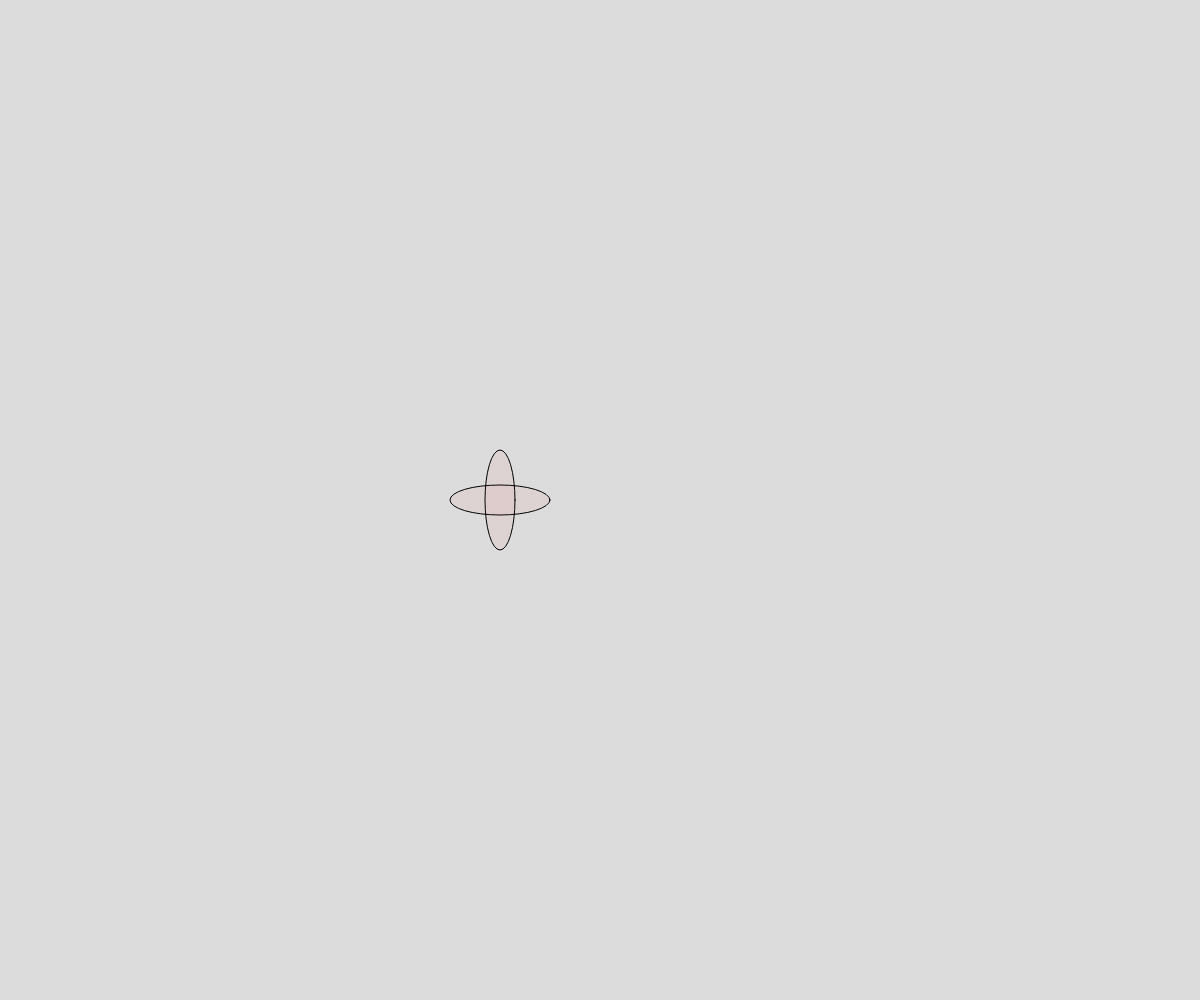
Frame 1 (no input)
Frame 60 (no input): identical to frame 1, image omitted
Frame 120 (the mouse pressed at the canvas centre since frame 60): identical to frame 1, image omitted

The p5.js sketch that drew this single still picture (run headless with seeded random() and noise() and a simulated clock; from frame 60 on, the mouse is pressed at the canvas centre):

// p5.js sketch
// ── sketch.js
function setup() {
  createCanvas(windowWidth,windowHeight);
  rectMode(CENTER);
}

function draw() {
  background(220);
  if (mouseY < width/2) { 
    fill(255, 0, 0,10);
  } else {
    fill(255, 0, 0,255);
  }
  ellipse(windowHeight/2, windowHeight/2, 100, 30)
  ellipse(windowHeight/2, windowHeight/2, 30, 100);
}
